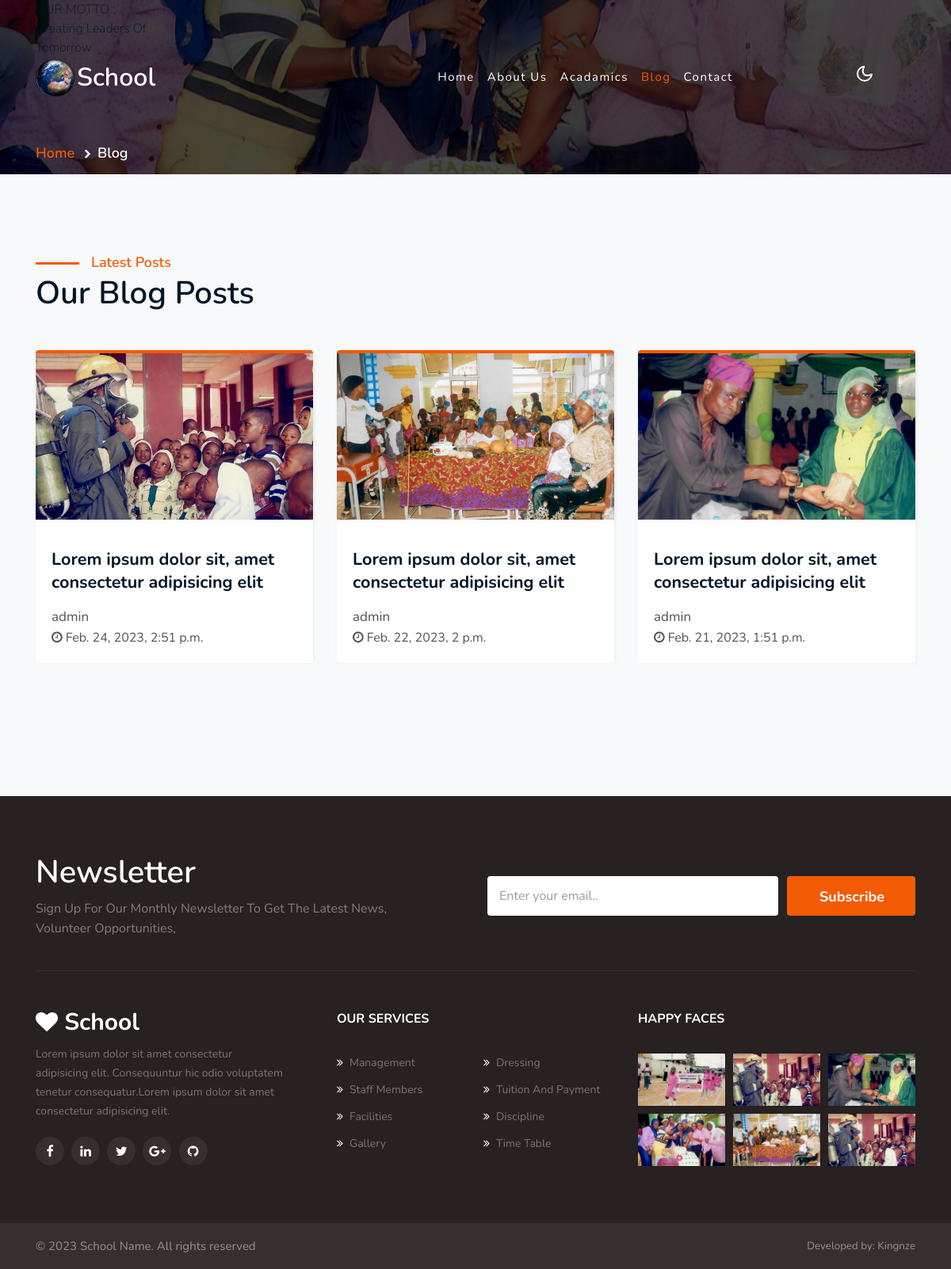
Screenshot of /blogs with the database file from the repository.
### education/models.py (models this page shows, shortened)
class Blog(models.Model):
    title = models.CharField(max_length=550)
    slug = models.SlugField(max_length=550,null=True,blank=True)
    published = models.BooleanField(default=True,null=True,blank=True)
    flag = models.BooleanField(default=False,null=True,blank=True)
    date_posted = models.DateTimeField(default=datetime.now())
    leadimg = models.ImageField(default='myleadimg.jpg')
    leadimg1 = models.ImageField(null=True,blank=True)
    body = RichTextField()
    author = models.ForeignKey(User,on_delete=models.CASCADE)
    class Meta:
        db_table = 'Blog'
        managed = True
        verbose_name = 'Blog'
        verbose_name_plural = 'Blog'

### education/views.py (the view)
# urls.py: path('blogs',views.blogs,name='blogs'),
def blogs(request):
    blog = Blog.objects.order_by('-date_posted').filter(published=True).filter(flag=False)
    paginator = Paginator(blog, 15)
    page = request.GET.get('page')
    paged_blog = paginator.get_page(page)
    context = {
        'blog': paged_blog,
    }
    return render(request,'education/blogs.html',context)

### templates/education/blogs.html (shortened to what this page needs)
{% extends "base.html" %}
{% load static %}
{% block content %}
<div class="inner-banner">
    <section class="w3l-breadcrumb text-left">
      <div class="container">
        <ul class="breadcrumbs-custom-path">
          <li><a href="{% url 'index' %}">Home</a></li>
          <li class="active"><span class="fa fa-chevron-right mx-2" aria-hidden="true"></span>Blog</li>
        </ul>
      </div>
    </section>
  </div>
  <section class="w3l-blogpost-content py-0">
    <div class="container py-md-5">
      <br>
        <div class="header-title mb-5 mt-4">
            <span class="sub-title">Latest Posts</span>
            <h3 class="hny-title text-left">Our Blog Posts</h3>
        </div>
        <div class="row">
            {% if blog %}
            {% for item in blog %}
              <div class="col-lg-4 col-md-6 item">
                <div style="border-top: 4px solid #f35b04;"  class="card">
                    <div class="card-header p-0 position-relative">
                        <a href="{% url 'blog' item.slug %}">
                            <img class="card-img-bottom d-block " src="{{item.leadimg.url}}" alt="Card image cap">
                        </a>
                    </div>
                    <div class="card-body">
                        <a href="{% url 'blog' item.slug %}" class="blog-desc">{{ item.title }}</a>
                        <p>{{ item.author }}</p>
                        <span class="fa fa-clock-o"></span> {{ item.date_posted }}</span>
                    </div>
                </div>
                <br>
            </div>
            {% endfor %}
            {% endif %}
        </div>
        <div class="row">
      </div>
    </div>
</section>
{% endblock content %}

### rows the page displays
Blog: leadimg (picture), title "Lorem ipsum dolor sit, amet consectetur adipisicing elit", author "admin", date_posted "Feb. 24, 2023, 2:51 p.m."
Blog: leadimg (picture), title "Lorem ipsum dolor sit, amet consectetur adipisicing elit", author "admin", date_posted "Feb. 22, 2023, 2 p.m."
Blog: leadimg (picture), title "Lorem ipsum dolor sit, amet consectetur adipisicing elit", author "admin", date_posted "Feb. 21, 2023, 1:51 p.m."
